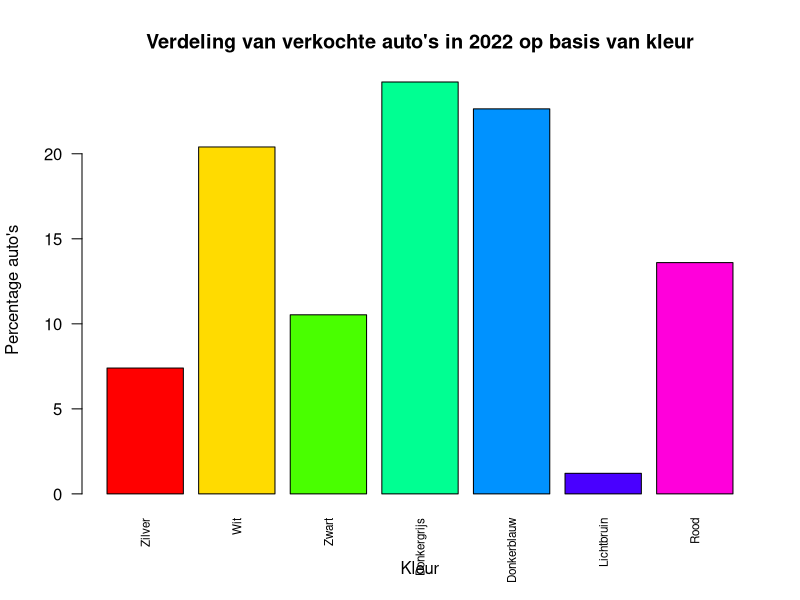

Here is the R script that generated this plot:
# 1. Variabele met alle kleuren
kleuren <- c("Zilver", "Wit", "Zwart", "Donkergrijs", "Donkerblauw", "Lichtbruin", "Rood")

# 2. Variabele met alle percentages
percentages <- c(7.4, 20.4, 10.53, 24.22, 22.64, 1.21, 13.6)

# 3. Som van alle percentages
som_percentages <- sum(percentages)
print(paste("De totale som van alle percentages is:", som_percentages, "%."))

# 4. Staafdiagram van de gegevens
barplot(percentages, names.arg = kleuren, main = "Verdeling van verkochte auto's in 2022 op basis van kleur", xlab = "Kleur", ylab = "Percentage auto's", col = rainbow(length(kleuren)), las = 2, cex.names = 0.7)
